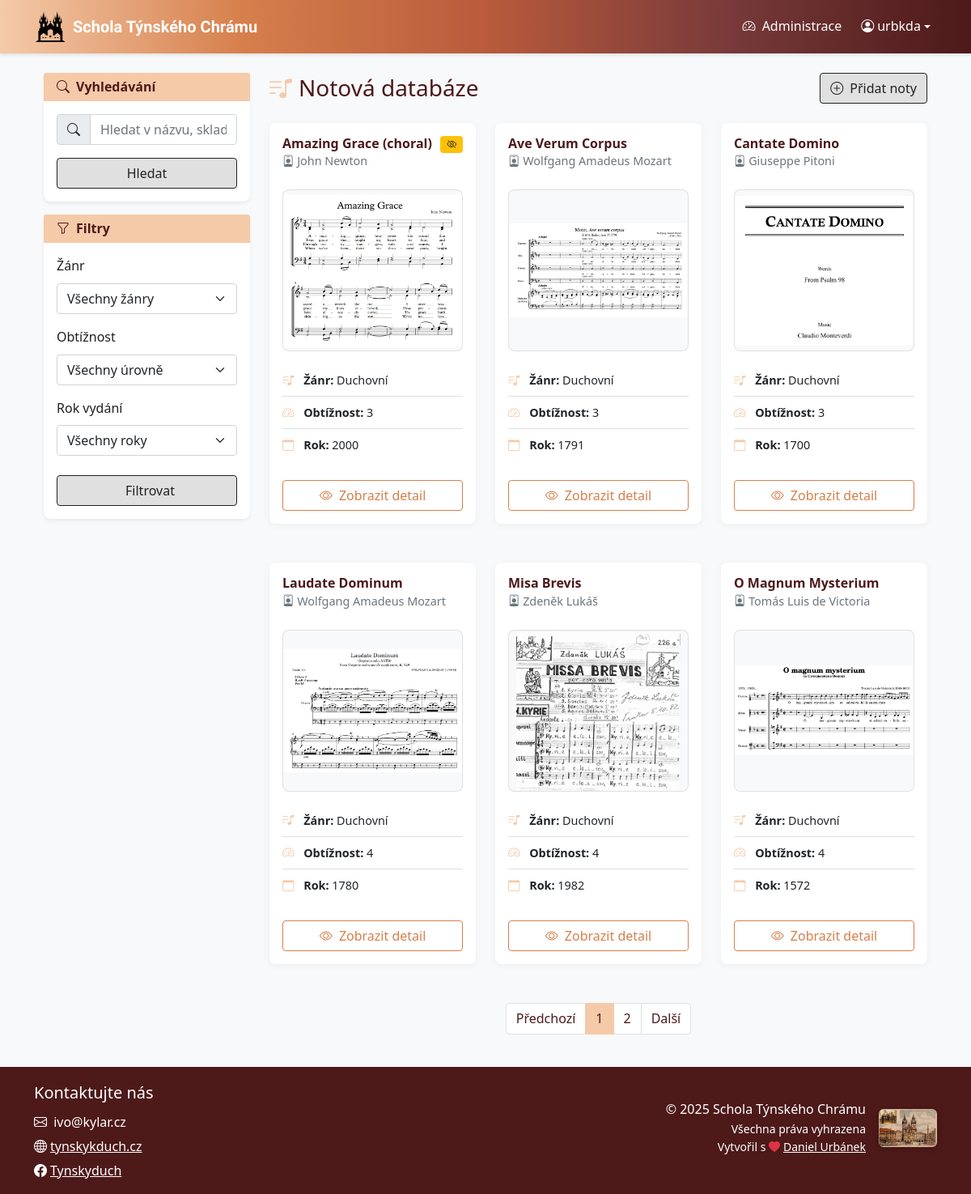
The page / (signed in) on the database as committed earlier.
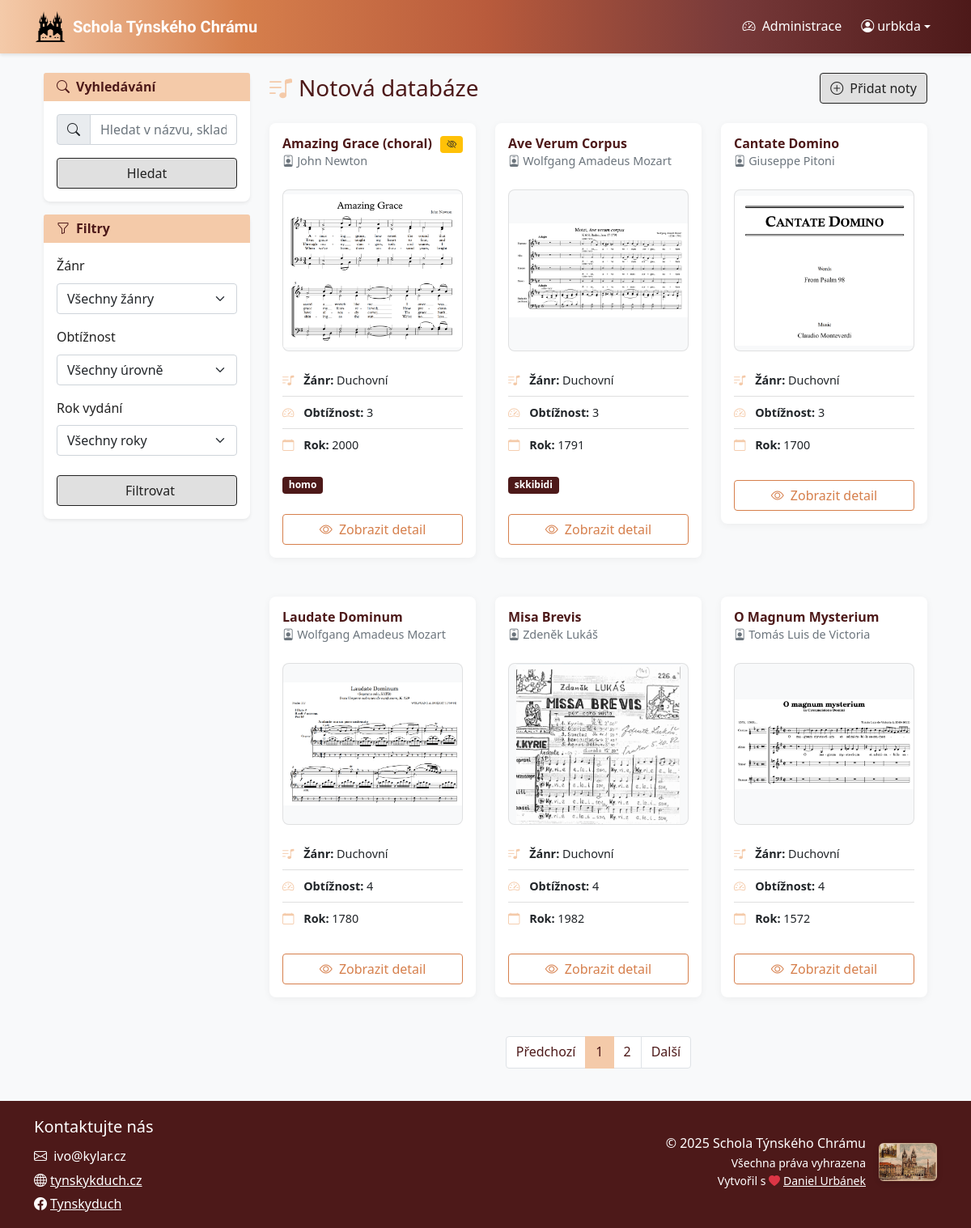
The same page on the database as committed later.
### sheet_music_app/models.py (models this page shows, shortened)
class Sheet(models.Model):
    RELIGIOUS = "REL"
    CHORAL = "CHO"
    JAZZ = "JAZ"
    POPULAR = "POP"
    CLASSICAL = "CLA"
    SECULAR = "SEC"
    FOLCLORE = "FOL"
    GENRE_CHOICES = [
        (RELIGIOUS, "Duchovní"),
        (CHORAL, "Sborová"),
        (JAZZ, "Jazzová"),
        (POPULAR, "Populární"),
        (CLASSICAL, "Klasická"),
        (SECULAR, "Světská"),
        (FOLCLORE, "Folklórní"),
    ]
    DIFFICULTY_CHOICES = [
        (1, 'Velmi snadná'),
        (2, 'Snadná'),
        (3, 'Střední'),
        (4, 'Obtížná'),
        (5, 'Velmi obtížná'),
    ]
    title = models.CharField(max_length=200)
    composer = models.CharField(max_length=200)
    arranger = models.CharField(max_length=200, blank=True, null=True)
    genre = models.CharField(choices=GENRE_CHOICES, blank=True, null=True)
    difficulty_level = models.CharField(choices=DIFFICULTY_CHOICES, blank=True, null=True, max_length=1)
    publication_year = models.IntegerField(blank=True, null=True)
    publisher = models.CharField(max_length=200, blank=True, null=True)
    isbn = models.CharField(max_length=20, blank=True, null=True)
    description = models.TextField(blank=True, null=True)
    date_created = models.DateTimeField(auto_now_add=True)
    date_modified = models.DateTimeField(auto_now=True)
    created_by = models.ForeignKey('auth.User', on_delete=models.CASCADE)
    modified_by = models.ForeignKey('auth.User', on_delete=models.CASCADE, related_name='modified_sheets')
    sheet_file = models.FileField()
    preview_image = models.ImageField(blank=True, null=True)
    public = models.BooleanField(default=False)
    slug = models.SlugField(max_length=255, unique=True, blank=True, null=True)
    tags = models.ManyToManyField(Tag, blank=True, related_name="sheets")

class Tag(models.Model):
    name = models.CharField(max_length=50, unique=True)
    class Meta:
        ordering = ["name"]

### sheet_music_app/views.py (the view, shortened to what this page needs)
# urls.py: path("", views.home, name="home"),  # Main listing with filters + pagination
@login_required(login_url='login')
def home(request):
    if request.user.is_staff or request.user.is_superuser or request.user.groups.filter(name="Internal").exists():
        sheets = Sheet.objects.all()
    else:
        sheets = Sheet.objects.filter(public=True)
    genre = request.GET.get('genre')
    difficulty = request.GET.get('difficulty')
    year = request.GET.get('year')
    q = request.GET.get('q', '').strip()  # simple search query across several fields
    if genre and genre != 'all':
        sheets = sheets.filter(genre=genre)
    if difficulty and difficulty != 'all':
        sheets = sheets.filter(difficulty_level=difficulty)
    if year and year != 'all':
        sheets = sheets.filter(publication_year=year)
    paginator = Paginator(sheets.prefetch_related('tags').order_by('title'), 6)
    page_number = request.GET.get('page')
    page_obj = paginator.get_page(page_number)
    return render(request, "home.html", {
        "sheets": page_obj,
        "genre_choices": Sheet.GENRE_CHOICES,
        "difficulty_choices": Sheet.DIFFICULTY_CHOICES,
        "years": Sheet.objects.values_list('publication_year', flat=True).distinct().order_by('publication_year'),
        "selected_genre": genre or 'all',
        "selected_difficulty": difficulty or 'all',
        "selected_year": year or 'all',
        "is_superuser": request.user.is_superuser,
        "query": q,
        "page_obj": page_obj,
        "paginator": paginator,
        "is_paginated": page_obj.has_other_pages(),
    })

### sheet_music_app/templatetags/permissions.py (called while the page is built)
@register.filter(name='is_editor')
def is_editor(user):
    if not hasattr(user, 'is_authenticated'):
        return False
    return user.is_authenticated and (user.is_staff or user.is_superuser)

@register.filter(name='is_superuser')
def is_superuser(user):
    if not hasattr(user, 'is_authenticated'):
        return False
    return user.is_authenticated and (user.is_superuser)

### sheet_music_app/templates/home.html (shortened to what the changed rows need)
{% extends 'base.html' %}
{% load static %}
{% load permissions %}
{% block content %}
<div class="container">
    <div class="row">
        <div class="col-lg-9">
            <div class="d-flex justify-content-between align-items-center mb-4">
                <h1 class="h3 mb-0">
                    <i class="bi bi-music-note-list text-primary me-2"></i>Notová databáze
                </h1>
            </div>
            {% if sheets %}
                <div class="row row-cols-1 row-cols-md-2 row-cols-lg-3 g-4">
                    {% for sheet in sheets %}
                    <div class="col">
                        <div class="card">
                            <div class="card-body d-flex flex-column">
                                <div class="d-flex justify-content-between align-items-start mb-2">
                                    <div>
                                        <h5 class="card-title mb-1"><a href="{% if sheet.slug %}{% url 'sheet_profile' sheet.slug %}{% else %}{% url 'sheet_profile_by_pk' sheet.id %}{% endif %}" class="text-secondary text-decoration-none">{{ sheet.title }}</a></h5>
                                        <p class="card-subtitle text-muted">
                                            <i class="bi bi-person-badge"></i> {{ sheet.composer }}
                                        </p>
                                    </div>
                                    {% if not sheet.public %}
                                        <span class="badge bg-warning text-dark" data-bs-toggle="tooltip" title="Viditelné pouze pro interní uživatele">
                                            <i class="bi bi-eye-slash"></i>
                                        </span>
                                    {% endif %}
                                </div>
                                <div class="sheet-preview-container mb-3">
                                    {% if sheet.preview_image %}
                                        <img src="{{ sheet.preview_image.url }}" alt="Náhled {{ sheet.title }}" class="">
                                    {% else %}
                                        <img src="{% static 'images/placeholder.jpg' %}" alt="Žádný náhled" class="">
                                    {% endif %}
                                </div>
                                <ul class="list-group list-group-flush mb-3">
                                    <li class="list-group-item px-0">
                                        <i class="bi bi-music-note-list"></i>
                                        <strong>Žánr:</strong> {{ sheet.get_genre_display|default:"Neuvedeno" }}
                                    </li>
                                    <li class="list-group-item px-0">
                                        <i class="bi bi-speedometer2"></i>
                                        <strong>Obtížnost:</strong> {{ sheet.get_difficulty_level_display|default:"Neuvedeno" }}
                                    </li>
                                    <li class="list-group-item px-0">
                                        <i class="bi bi-calendar"></i>
                                        <strong>Rok:</strong> {{ sheet.publication_year|default:"Neuveden" }}
                                    </li>
                                </ul>
                                {% if sheet.tags.all %}
                                <div class="mb-3">
                                    {% for tag in sheet.tags.all|slice:":3" %}
                                        <span class="badge bg-secondary me-1">{{ tag.name }}</span>
                                    {% endfor %}
                                </div>
                                {% endif %}
                                <div class="mt-auto pt-2">
                                    <div class="d-grid gap-2">
                                        <a href="{% if sheet.slug %}{% url 'sheet_profile' sheet.slug %}{% else %}{% url 'sheet_profile_by_pk' sheet.id %}{% endif %}" class="btn btn-outline-primary">
                                            <i class="bi bi-eye me-1"></i> Zobrazit detail
                                        </a>
                                    </div>
                                </div>
                            </div>
                        </div>
                    </div>
                    {% endfor %}
                </div>
                {% if is_paginated %}
                <nav aria-label="Stránkování" class="mt-4">
                    <ul class="pagination justify-content-center">
                        {% with base_query="q="|add:query|urlencode|add:"&genre="|add:selected_genre|urlencode|add:"&difficulty="|add:selected_difficulty|urlencode|add:"&year="|add:selected_year|urlencode %}
                        {% for num in paginator.page_range %}
                            <li class="page-item {% if page_obj.number == num %}active{% endif %}">
                                <a class="page-link text-secondary" href="?{{ base_query }}&page={{ num }}">{{ num }}</a>
                            </li>
                        {% endfor %}
                        {% endwith %}
                    </ul>
                </nav>
                {% endif %}
            {% endif %}
        </div>
    </div>
</div>
{% endblock %}

Rows that differ between the two databases and show on the page:
added Tag: name "homo", shown under Sheet "Amazing Grace (choral)"
added Tag: name "skkibidi", shown under Sheet "Ave Verum Corpus"
